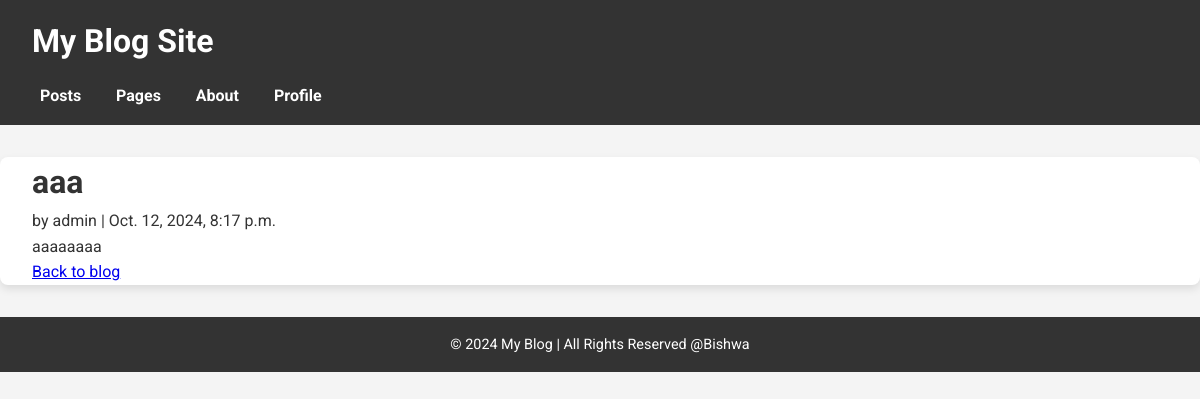
The app's page /aaa/ with its own data.
### posts/models.py (models this page shows, shortened)
class Post(models.Model):
    title = models.CharField(max_length=200)
    slug = models.SlugField(unique=True, blank=True)
    content =  models.TextField()
    author = models.ForeignKey('auth.user', on_delete=models.CASCADE)
    created_at = models.DateTimeField(auto_now_add=True)
    updated_at = models.DateTimeField(auto_now=True)

### posts/views.py (the view)
# urls.py: path('<slug:slug>/', views.post_detail, name='post_detail'),
def post_detail(request, slug):
    post = get_object_or_404(Post, slug=slug)
    return render(request, 'posts/post_detail.html', {'post': post})

### templates/posts/post_detail.html
{% extends 'base.html' %}
{% block content %}
    <h1>{{ post.title }}</h1>
    <p>by {{ post.author.username }} | {{ post.created_at }}</p>
    <div>
        {{ post.content|safe }}
    </div>
    <a href="{% url 'post_list' %}">Back to blog</a>
{% endblock %}

### static/pages/css/style.css (style rules this page uses)
* { margin: 0; padding: 0; box-sizing: border-box; }
body { font-family: 'Roboto', sans-serif; line-height: 1.6; background-color: #f4f4f4; color: #333; }

### records on screen
Post: title "aaa", author.username "admin", created_at "Oct. 12, 2024, 8:17 p.m.", content "aaaaaaaa"
